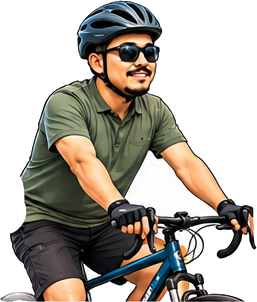
#> input picture cinematik-affiliate/assets/bapa/basikal.png, 257 x 302 px
$ python -i poses.py   (imports and definitions only)
#> lines starting #> are read from the running program, lines starting #| are printed output that depends on the picture; after the words box and inside, x2 and y2 are one past the last pixel; in counts of white or black regions, pixels touching at a corner belong together
"""Cut a character pose sheet (a grid of poses on a flat paper background, labels under each) into transparent PNGs.

    python poses.py sheet.png projects/<name>/input/doodle --grid 4x2 [--top 110]
    python poses.py icons.png projects/<name>/input/icons --grid 5x5 --top 100 --icons --names diari,pen,...

    python poses.py band.png projects/<name>/input/kira --auto 10 --names sapa,idea,...

Writes pose1.png ... poseN.png (left to right, top to bottom) for the explainer's "doodle" item; --top skips a title
above the grid, --icons crops every cell to its own icon (no shared box, no floor shadow) and --names names the files. The paper colour is
read from the corner; anything that colour becomes transparent (holes between arms and body too), the anti-aliased rim
next to it is un-mixed from the paper, the label under each pose is dropped and the pink floor shadow turns into a soft
dark one. --auto N is for a row of N figures that are not evenly spaced: the N largest shapes are the figures, every
smaller mark (a light bulb, a rain cloud, a thought bubble) goes to the figure it is closest to, and marks lying below a
figure's feet (its label) are dropped; each figure keeps its own place relative to its feet, so poses switch cleanly.
"""
import argparse, os

import cv2
import numpy as np
from PIL import Image

def paper_colour(a):
    """the sheet's paper: the median of every pixel on the band's edge (robust when a figure pokes into a corner)"""
    edge = np.concatenate([a[:3].reshape(-1, 3), a[-3:].reshape(-1, 3), a[:, :3].reshape(-1, 3), a[:, -3:].reshape(-1, 3)])
    return np.median(edge, axis=0)

# [46 lines left out: functions outside, cut, not called in this run]

def matte(sheet, tol=14, top_skip=0, solid=False):
    """the sheet as un-mixed colour and alpha: paper (read from the corners) becomes transparent"""
#> called with sheet = 'assets/bapa/basikal.png', tol = 14, top_skip = 0, solid = False
    a = np.asarray(Image.open(sheet).convert("RGB")).astype(np.float32)[top_skip:]
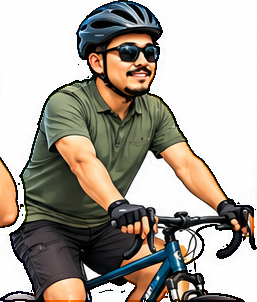
#> a: shape (302, 257, 3) float32; mean R, G, B 171.5, 165.1, 156
    paper = paper_colour(a)
#> paper = [253, 253, 253]
    bg = np.linalg.norm(a - paper, axis=-1) < tol
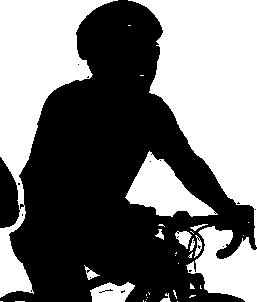
#> bg: shape (302, 257) bool; 46.3% white; 35 white regions (23 under 20 px), largest, box (x1, y1, x2, y2) and area: (128, 0, 257, 247) 16504, (0, 0, 118, 298) 12073, (186, 226, 257, 302) 3238
    if solid: bg = outside(bg)
    rim = cv2.dilate(bg.astype(np.uint8), np.ones((5, 5), np.uint8)).astype(bool) & ~bg
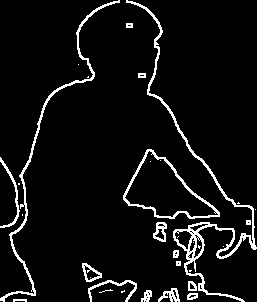
#> rim: shape (302, 257) bool; 6.4% white in thin lines or dots
    lo = np.where(a < paper, (paper - a) / np.maximum(paper, 1), (a - paper) / np.maximum(255 - paper, 1))
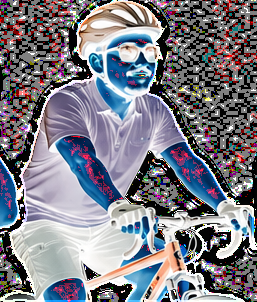
#> lo: shape (302, 257, 3) float32; mean R, G, B 0.488, 0.488, 0.524
    alpha = np.where(bg, 0.0, np.where(rim, np.clip(lo.max(-1), 0, 1), 1.0))
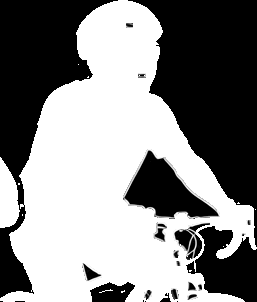
#> alpha: shape (302, 257) float32; min 0, max 1, mean 0.528
    rgb = np.where(rim[..., None], np.clip((a - paper) / np.maximum(alpha, 1e-3)[..., None] + paper, 0, 255), a)
    return rgb, alpha

# [65 lines left out: functions cut_auto, _drop_slivers, main, not called in this run]

# [2 lines not run here, left out]

>>> result = matte('assets/bapa/basikal.png')

$ run again, on cinematik-affiliate/assets/bapa/cuci_kereta.png
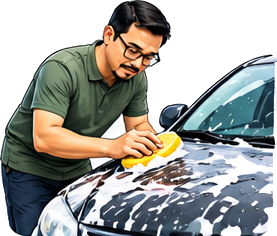
#> input picture cinematik-affiliate/assets/bapa/cuci_kereta.png, 277 x 236 px
#> paper = [252, 252, 253]
#> in matte, `bg = np.linalg.norm(a - paper, axis=-1) < tol`:
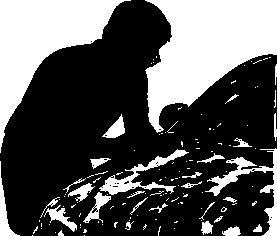
#> bg: shape (236, 277) bool; 34.4% white; 129 white regions (98 under 20 px), largest, box (x1, y1, x2, y2) and area: (145, 0, 277, 133) 9988, (0, 0, 131, 153) 7381, (205, 148, 277, 236) 1206
#> rim: shape (236, 277) bool; 14.7% white in thin lines or dots
#> in matte, `rgb = np.where(rim[..., None], np.clip((a - paper) / np.maximum(alpha,..`:
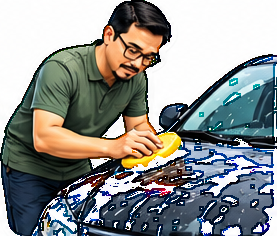
#> rgb: shape (236, 277, 3) float32; mean R, G, B 141.9, 144.8, 143.2

$ run again, on cinematik-affiliate/assets/bapa/kamera.png
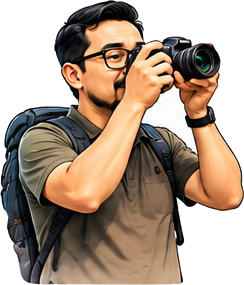
#> input picture cinematik-affiliate/assets/bapa/kamera.png, 244 x 285 px
#> paper = [253, 253, 253]
#> in matte, `bg = np.linalg.norm(a - paper, axis=-1) < tol`:
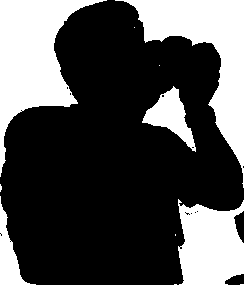
#> bg: shape (285, 244) bool; 31.3% white; 11 white regions (6 under 20 px), largest, box (x1, y1, x2, y2) and area: (0, 0, 107, 177) 7556, (115, 0, 244, 188) 7214, (178, 199, 244, 285) 4491, (142, 86, 196, 152) 1430, (0, 196, 36, 285) 1059
#> rim: shape (285, 244) bool; 4.2% white in thin lines or dots
#> in matte, `alpha = np.where(bg, 0.0, np.where(rim, np.clip(lo.max(-1), 0, 1), 1.0))`:
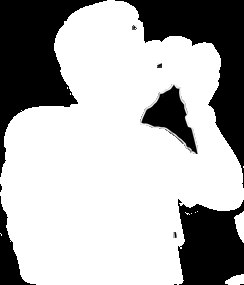
#> alpha: shape (285, 244) float32; min 0, max 1, mean 0.684
